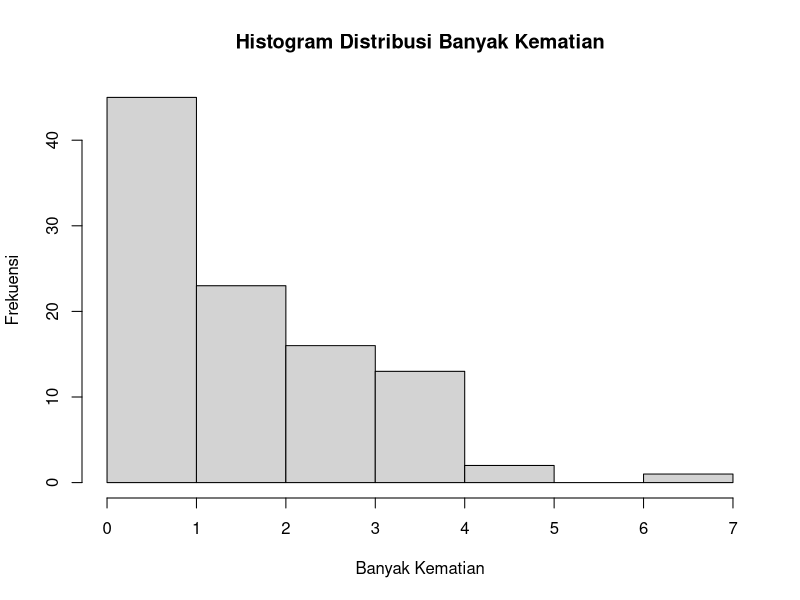

Source code (R):
# Nama : Gabriella Natasya Br Ginting
# NRP  : 5025211081
# Kelas: Probstat C

# Soal Nomor 2

# Misalkan banyak kematian karena kanker tulang untuk seluruh pekerja di pabrik 
# ban dalam 20 tahun ke depan adalah 1,8

# --a
# Bagaimana pendistribusian banyak kematian karena kanker tulang? Tentukan distribusi dengan parameter yang sesuai.

lambda <- 1.8
x <- 0 : 10

dpois(x, lambda)

# --b
# Ada 4 kematian akibat kanker tulang yang dilaporkan di kalangan pekerja pabrik ban, apakah itu peristiwa yang 
# tidak biasa? Hitung probabilitas berdasarkan distribusi yang telah dipilih.

x <- 4

dpois(x, lambda)

# --c
# Berapa peluang paling banyak 4 kematian akibat kanker tulang?

ppois(x, lambda)

x <- 0:4

ppois(x, lambda)[5]

# --d
#  Berapa peluang lebih dari 4 kematian akibat kanker tulang?

x <- 4

val <- ppois(x, lambda)

1 - val

# --e
#  Berdasarkan distribusi yang telah dipilih, berapakah nilai harapan dan standar 
# deviasi banyak kematian akibat kanker tulang untuk pekerja pabrik ban?

# Nilai harapan
lambda

# Mencari standar deviasi
sqrt(lambda)

# --f
# Gambarkan histogram pendistribusian banyak banyak kematian akibat kanker tulang untuk pekerja pabrik ban.

val <- rpois(100, lambda)

hist(val, main = "Histogram Distribusi Banyak Kematian", xlab = "Banyak Kematian", ylab = "Frekuensi")

# --g
# Gunakan simulasi untuk memeriksa hasil sebelumnya

n <- 1000

replicate(n, {
  sum(rpois(1,lambda))
})

# --h
# Jelaskan banyak kematian akibat kanker tulang berdasarkan simulasi Anda. 
# Bandingkan jawaban pada pertanyaan 2d dengan hasil simulasi Anda.

# Penjelasan di README
